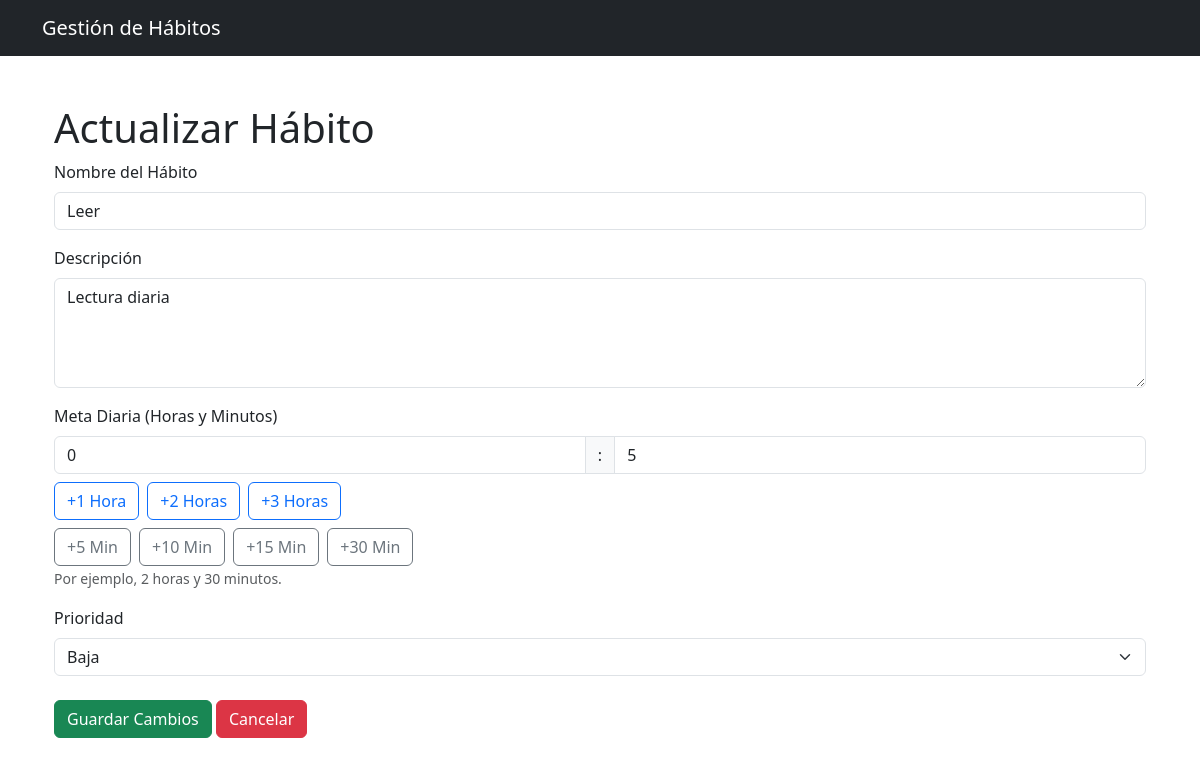
The app's page /32/actualizar/ with its own data.
### Aplicaciones/Habitos/models.py (models this page shows, shortened)
class Habitos(models.Model):
    nombre = models.CharField(max_length=255)
    descripcion = models.TextField(blank=True, null=True)
    meta_tiempo = models.PositiveIntegerField(default=15, help_text="Meta diaria en minutos")  # 60 minutos predeterminados
    fecha_creacion = models.DateTimeField(auto_now_add=True)
    estado = models.BooleanField(default=True)  # Activo o Inactivo
    prioridad = models.CharField(max_length=10)

### Aplicaciones/Habitos/views.py (the view, shortened to what this page needs)
# urls.py: path('<int:pk>/actualizar/', views.actualizar_habito, name='actualizar_habito'),
def actualizar_habito(request, pk):
    habito = get_object_or_404(Habitos, pk=pk)
    meta_horas = habito.meta_tiempo // 60
    meta_minutos = habito.meta_tiempo % 60
    return render(request, 'actualizar_habito.html', {
        'habito': habito,
        'meta_horas': meta_horas,
        'meta_minutos': meta_minutos,
    })

### Aplicaciones/Habitos/templates/actualizar_habito.html (shortened to what this page needs)
{% extends 'base.html' %}
{% block content %}
<div class="container mt-5">
    <h1>Actualizar Hábito</h1>
    <form id="update-habit-form" method="POST">
        <div class="mb-3">
            <label for="nombre" class="form-label">Nombre del Hábito</label>
            <input type="text" name="nombre" id="nombre" class="form-control" value="{{ habito.nombre }}" required>
        </div>
        <div class="mb-3">
            <label for="descripcion" class="form-label">Descripción</label>
            <textarea name="descripcion" id="descripcion" class="form-control" rows="4">{{ habito.descripcion }}</textarea>
        </div>
        <div class="mb-3">
            <label for="meta_tiempo" class="form-label">Meta Diaria (Horas y Minutos)</label>
            <div class="input-group">
                <input type="number" name="meta_horas" id="meta_horas" class="form-control" placeholder="Horas" min="0" value="{{ meta_horas }}">
                <span class="input-group-text">:</span>
                <input type="number" name="meta_minutos" id="meta_minutos" class="form-control" placeholder="Minutos" min="0" max="59" value="{{ meta_minutos }}">
            </div>
            <div class="d-flex flex-wrap gap-2 mt-2">
                <button type="button" class="btn btn-outline-primary" onclick="setHours(1)">+1 Hora</button>
                <button type="button" class="btn btn-outline-primary" onclick="setHours(2)">+2 Horas</button>
                <button type="button" class="btn btn-outline-primary" onclick="setHours(3)">+3 Horas</button>
            </div>
            <div class="d-flex flex-wrap gap-2 mt-2">
                <button type="button" class="btn btn-outline-secondary" onclick="setMinutes(5)">+5 Min</button>
                <button type="button" class="btn btn-outline-secondary" onclick="setMinutes(10)">+10 Min</button>
                <button type="button" class="btn btn-outline-secondary" onclick="setMinutes(15)">+15 Min</button>
                <button type="button" class="btn btn-outline-secondary" onclick="setMinutes(30)">+30 Min</button>
            </div>
            <small class="form-text text-muted">Por ejemplo, 2 horas y 30 minutos.</small>
        </div>
        <div class="mb-3">
            <label for="prioridad" class="form-label">Prioridad</label>
            <select name="prioridad" id="prioridad" class="form-select">
                <option value="Baja" {% if habito.prioridad == "Baja" %}selected{% endif %}>Baja</option>
            </select>
        </div>
        <div class="mt-4">
            <button type="submit" class="btn btn-success">Guardar Cambios</button>
            <a href="{% url 'inicio' %}" class="btn btn-danger">Cancelar</a>
        </div>
    </form>
</div>
{% endblock %}

### records on screen
Habitos: nombre "Leer", descripcion "Lectura diaria", prioridad "Baja"
